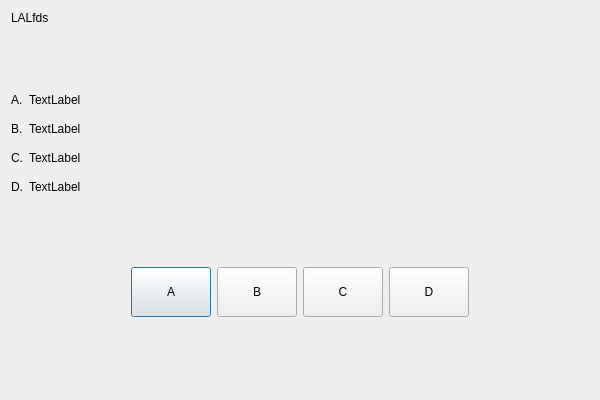
<?xml version="1.0" encoding="UTF-8"?>
<ui version="4.0">
 <class>QuestionWindow</class>
 <widget class="QDialog" name="QuestionWindow">
  <property name="geometry">
   <rect>
    <x>0</x>
    <y>0</y>
    <width>600</width>
    <height>400</height>
   </rect>
  </property>
  <property name="windowTitle">
   <string>QuizzGame</string>
  </property>
  <layout class="QGridLayout" name="gridLayout_3">
   <item row="0" column="0">
    <layout class="QGridLayout" name="gridLayout_2">
     <item row="0" column="0">
      <layout class="QVBoxLayout" name="verticalLayout">
       <item>
        <widget class="QLabel" name="question">
         <property name="text">
          <string>LALfds</string>
         </property>
        </widget>
       </item>
       <item>
        <spacer name="verticalSpacer_2">
         <property name="orientation">
          <enum>Qt::Vertical</enum>
         </property>
         <property name="sizeHint" stdset="0">
          <size>
           <width>20</width>
           <height>40</height>
          </size>
         </property>
        </spacer>
       </item>
       <item>
        <layout class="QGridLayout" name="gridLayout" columnstretch="0,1">
         <property name="verticalSpacing">
          <number>15</number>
         </property>
         <item row="3" column="0">
          <widget class="QLabel" name="label_8">
           <property name="text">
            <string>D.</string>
           </property>
          </widget>
         </item>
         <item row="1" column="0">
          <widget class="QLabel" name="label_4">
           <property name="text">
            <string>B.</string>
           </property>
          </widget>
         </item>
         <item row="0" column="1">
          <widget class="QLabel" name="Alabel">
           <property name="text">
            <string>TextLabel</string>
           </property>
          </widget>
         </item>
         <item row="3" column="1">
          <widget class="QLabel" name="Dlabel">
           <property name="text">
            <string>TextLabel</string>
           </property>
          </widget>
         </item>
         <item row="2" column="0">
          <widget class="QLabel" name="label_7">
           <property name="text">
            <string>C.</string>
           </property>
          </widget>
         </item>
         <item row="2" column="1">
          <widget class="QLabel" name="Clabel">
           <property name="text">
            <string>TextLabel</string>
           </property>
          </widget>
         </item>
         <item row="1" column="1">
          <widget class="QLabel" name="Blabel">
           <property name="text">
            <string>TextLabel</string>
           </property>
          </widget>
         </item>
         <item row="0" column="0">
          <widget class="QLabel" name="label_3">
           <property name="text">
            <string>A.</string>
           </property>
          </widget>
         </item>
        </layout>
       </item>
       <item>
        <spacer name="verticalSpacer">
         <property name="orientation">
          <enum>Qt::Vertical</enum>
         </property>
         <property name="sizeHint" stdset="0">
          <size>
           <width>20</width>
           <height>40</height>
          </size>
         </property>
        </spacer>
       </item>
       <item>
        <layout class="QHBoxLayout" name="horizontalLayout">
         <property name="topMargin">
          <number>5</number>
         </property>
         <item>
          <spacer name="horizontalSpacer">
           <property name="orientation">
            <enum>Qt::Horizontal</enum>
           </property>
           <property name="sizeHint" stdset="0">
            <size>
             <width>40</width>
             <height>20</height>
            </size>
           </property>
          </spacer>
         </item>
         <item>
          <widget class="QPushButton" name="Abtn">
           <property name="minimumSize">
            <size>
             <width>0</width>
             <height>50</height>
            </size>
           </property>
           <property name="text">
            <string>A</string>
           </property>
          </widget>
         </item>
         <item>
          <widget class="QPushButton" name="Bbtn">
           <property name="minimumSize">
            <size>
             <width>0</width>
             <height>50</height>
            </size>
           </property>
           <property name="text">
            <string>B</string>
           </property>
          </widget>
         </item>
         <item>
          <widget class="QPushButton" name="Cbtn">
           <property name="minimumSize">
            <size>
             <width>0</width>
             <height>50</height>
            </size>
           </property>
           <property name="text">
            <string>C</string>
           </property>
          </widget>
         </item>
         <item>
          <widget class="QPushButton" name="Dbtn">
           <property name="minimumSize">
            <size>
             <width>0</width>
             <height>50</height>
            </size>
           </property>
           <property name="text">
            <string>D</string>
           </property>
          </widget>
         </item>
         <item>
          <spacer name="horizontalSpacer_2">
           <property name="orientation">
            <enum>Qt::Horizontal</enum>
           </property>
           <property name="sizeHint" stdset="0">
            <size>
             <width>40</width>
             <height>20</height>
            </size>
           </property>
          </spacer>
         </item>
        </layout>
       </item>
       <item>
        <spacer name="verticalSpacer_3">
         <property name="orientation">
          <enum>Qt::Vertical</enum>
         </property>
         <property name="sizeHint" stdset="0">
          <size>
           <width>20</width>
           <height>40</height>
          </size>
         </property>
        </spacer>
       </item>
       <item>
        <layout class="QHBoxLayout" name="scoreBoardLayout">
         <property name="bottomMargin">
          <number>10</number>
         </property>
        </layout>
       </item>
      </layout>
     </item>
    </layout>
   </item>
  </layout>
 </widget>
 <resources/>
 <connections/>
</ui>
